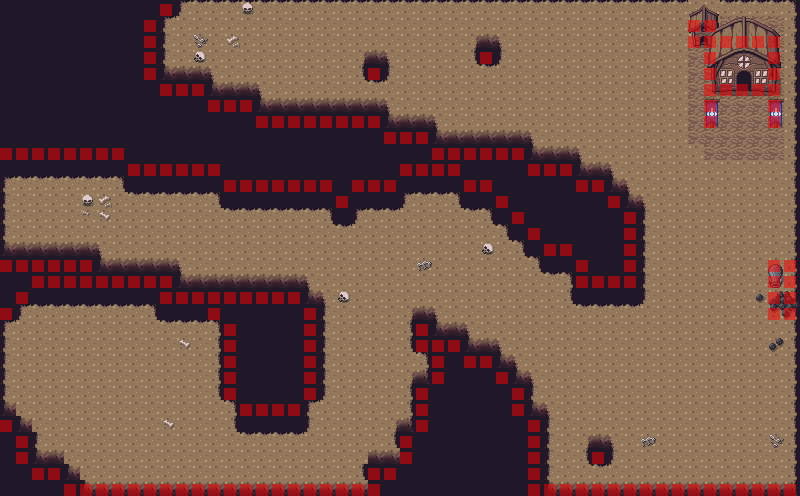

This is a level from a 2D game, rendered from its Tiled map with the project's own tilesets. A one-line summary and the map file follow, with tile-layer data summarised:
An orthogonal 50x31 tile map with 16x16 px tiles, 6 tile layers (Barranco, floor, edge 1, edge 2, ...), 2 tilesets.

<map version="1.9" tiledversion="1.9.0" orientation="orthogonal" renderorder="right-down" width="50" height="31" tilewidth="16" tileheight="16" infinite="0" nextlayerid="7" nextobjectid="1">
 <editorsettings>
  <export target="../../assets/mapcollisions.tmj" format="json" />
 </editorsettings>
 <tileset firstgid="1" source="Overworld.tsx" />
 <tileset firstgid="1441" source="collision.tsx" />
 <layer id="1" name="Barranco" width="50" height="31">
  <data>[1550 cells, 1550 non-empty, 1 distinct tile ids]</data>
 </layer>
 <layer id="2" name="floor" width="50" height="31">
  <data>[1550 cells, 1086 non-empty, 1 distinct tile ids]</data>
 </layer>
 <layer id="3" name="edge 1" width="50" height="31">
  <data>[1550 cells, 335 non-empty, 13 distinct tile ids]</data>
 </layer>
 <layer id="4" name="edge 2" width="50" height="31">
  <data>[1550 cells, 64 non-empty, 4 distinct tile ids]</data>
 </layer>
 <layer id="5" name="objects" width="50" height="31">
  <data>[1550 cells, 79 non-empty, 51 distinct tile ids]</data>
 </layer>
 <layer id="6" name="Collision" width="50" height="31" opacity="0.5">
  <data>[1550 cells, 217 non-empty, 1 distinct tile ids]</data>
 </layer>
</map>
